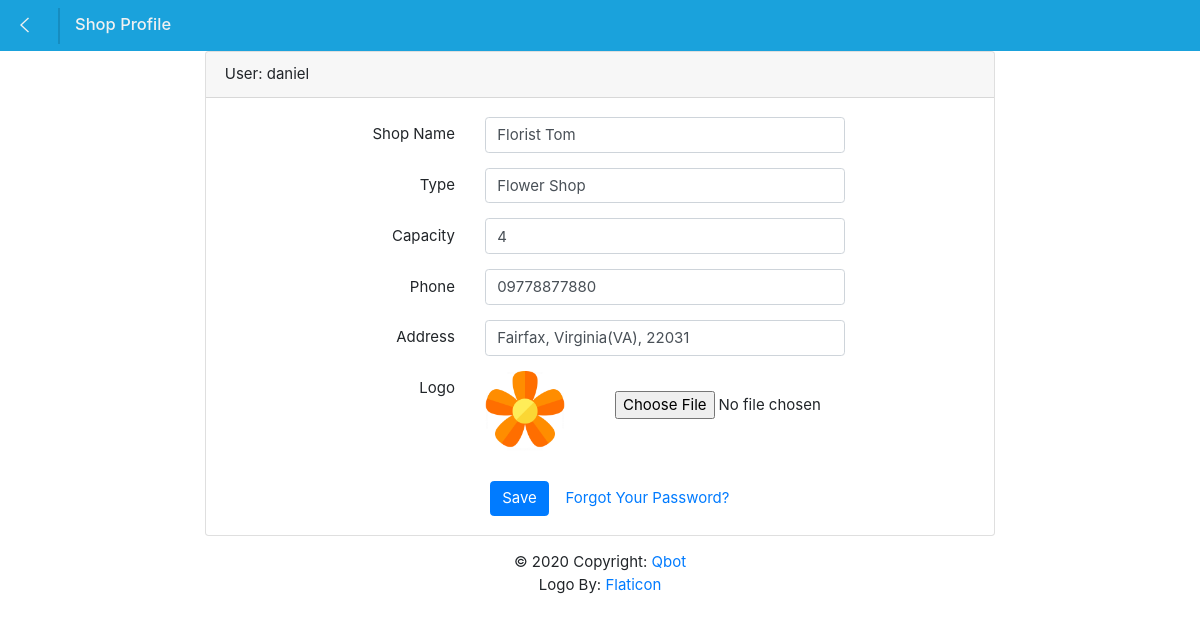
The app's page /shop_profile/ (signed in) with its own data.
### mainapp/models.py (models this page shows, shortened)
class Shop(models.Model):
    BLANK = ''
    INT_BLANK = 0
    user = models.ForeignKey(User, on_delete=models.CASCADE, related_name='shops', blank=True, null=True)
    name = models.CharField(max_length=128, blank=True)
    shop_type = models.CharField(max_length=64, blank=True)
    capacity = models.PositiveIntegerField(default=INT_BLANK)
    phone_number = models.CharField(max_length=12, blank=True)
    address = models.CharField(max_length=256, blank=True)
    logo = models.ImageField(upload_to=get_upload_path ,default='mainapp/logos/default.png')

### mainapp/views.py (the view, shortened to what this page needs)
# urls.py: path("shop_profile/", views.shop_profile, name="shop_profile"),
def shop_profile(request):
    if not request.user.is_authenticated:
        context = {"message": "Please create an owner account!"}
        return render(request, "mainapp/shop_profile.html", context)
    user = request.user
    shop = Shop.objects.get(user=request.user)
    context = {
        "user": user,
        "shop": shop
    }
    return render(request, "mainapp/shop_profile.html", context)

### mainapp/templates/mainapp/shop_profile.html (shortened to what this page needs)
{% extends "mainapp/base_with_nav.html" %}
{% block pagehead %}
    Shop Profile
{% endblock %}
{% block backlink %}
    <a href="{% url 'index' %}"><i class="ion-ios-arrow-left back-btn"></i></a>
{% endblock %}
{% block body %}
<main class="login-form">
    <div class="cotainer">
        <div class="row justify-content-center">
            <div class="col-md-8">
                <div class="card">
                    {% if user.username %}
                    <div class="card-header">User: {{ user }}</div>
                    <div class="card-body">
                        <form action="{% url  'shop_profile' %}" method="POST" enctype="multipart/form-data">
                            <div class="form-group row">
                                <label for="password" class="col-md-4 col-form-label text-md-right">Shop Name</label>
                                <div class="col-md-6">
                                    <input type="text" name="name" value="{{shop.name}}" class="form-control">
                                </div>
                            </div>
                            <div class="form-group row">
                                <label for="password" class="col-md-4 col-form-label text-md-right">Type</label>
                                <div class="col-md-6">
                                    <input type="text" name="shop_type" value="{{shop.shop_type}}" placeholder="super market etc" class="form-control">
                                </div>
                            </div>
                            <div class="form-group row">
                                <label for="password" class="col-md-4 col-form-label text-md-right">Capacity</label>
                                <div class="col-md-6">
                                    <input type="number" name="capacity" value="{{shop.capacity}}" placeholder="0" class="form-control">
                                </div>
                            </div>
                            <div class="form-group row">
                                <label for="password" class="col-md-4 col-form-label text-md-right">Phone</label>
                                <div class="col-md-6">
                                    <input type="tel" name="phone_number" value="{{shop.phone_number}}" placeholder="09" class="form-control">
                                </div>
                            </div>
                            <div class="form-group row">
                                <label for="password" class="col-md-4 col-form-label text-md-right">Address</label>
                                <div class="col-md-6">
                                    <input type="text" name="shop_address" value="{{shop.address}}" placeholder="Hlaing Township" class="form-control">
                                </div>
                            </div>
                            <div class="form-group row">
                                <label for="exampleFormControlFile1" class="col-md-4 col-form-label text-md-right">Logo</label>
                                <div class="col-md-2">
                                    <img class="logo-profile-view" src="{{ MEDIA_URL }}{{ shop.logo.name }}" alt="Shop logo">
                                </div>
                                    <div class="col-md-4">
                                        <input type="file" name="logoImage" class="image-form form-control-file" accept="image/x-png,image/gif,image/jpeg" id="exampleFormControlFile1">
                                    </div>
                            </div>
                            <div class="col-md-6 offset-md-4">
                                <button type="submit" class="btn btn-primary">
                                    Save
                                </button>
                                <a href="#" class="btn btn-link">
                                    Forgot Your Password?
                                </a>
                            </div>
                        </div>
                </div>
                {% else %}
                    <p>{{ message }}</p>
                {% endif %}
            </div>
        </div>
    </div>
</main>
{% endblock %}

### mainapp/static/mainapp/css/style.css (style rules this page uses)
html { background-color: rgb(255, 255, 255); color: rgb(255, 255, 255); font-family: 'Montserrat', 'Arial', sans-serif; font-weight: 300; font-size: 15px; text-rendering: optimizeLegibility; }
.back-btn { font-size: 160%; display: inline-block; color : rgb(241, 241, 241); width: 45px; border-right: 2px solid rgb(22, 141, 192); padding-left: 5px; }
.logo-profile-view { display: inline-block; width: 80px; }
.image-form { margin-top: 20px; }

### records on screen
Shop: name "Florist Tom", shop_type "Flower Shop", capacity "4", phone_number "09778877880", shop_address "Fairfax, Virginia(VA), 22031", logo.name (picture)

### other values on screen
{{ user }} "daniel"
